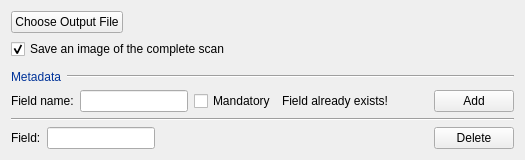
             <widget class="QFrame" name="gbFileOptions">
              <property name="frameShape">
               <enum>QFrame::NoFrame</enum>
              </property>
              <property name="frameShadow">
               <enum>QFrame::Raised</enum>
              </property>
              <layout class="QVBoxLayout" name="verticalLayout_18">
               <item>
                <layout class="QHBoxLayout" name="horizontalLayout_4">
                 <item>
                  <widget class="QPushButton" name="btnChooseFile">
                   <property name="font">
                    <font>
                     <pointsize>9</pointsize>
                    </font>
                   </property>
                   <property name="text">
                    <string>Choose Output File</string>
                   </property>
                  </widget>
                 </item>
                 <item>
                  <spacer name="horizontalSpacer_2">
                   <property name="orientation">
                    <enum>Qt::Horizontal</enum>
                   </property>
                   <property name="sizeType">
                    <enum>QSizePolicy::MinimumExpanding</enum>
                   </property>
                   <property name="sizeHint" stdset="0">
                    <size>
                     <width>40</width>
                     <height>20</height>
                    </size>
                   </property>
                  </spacer>
                 </item>
                </layout>
               </item>
               <item>
                <widget class="QCheckBox" name="chkSaveImage">
                 <property name="text">
                  <string>Save an image of the complete scan</string>
                 </property>
                 <property name="checked">
                  <bool>true</bool>
                 </property>
                </widget>
               </item>
               <item>
                <layout class="QHBoxLayout" name="horizontalLayout_34">
                 <property name="topMargin">
                  <number>5</number>
                 </property>
                 <item>
                  <widget class="QLabel" name="label_77">
                   <property name="sizePolicy">
                    <sizepolicy hsizetype="Maximum" vsizetype="Preferred">
                     <horstretch>0</horstretch>
                     <verstretch>0</verstretch>
                    </sizepolicy>
                   </property>
                   <property name="font">
                    <font>
                     <pointsize>9</pointsize>
                    </font>
                   </property>
                   <property name="styleSheet">
                    <string notr="true">::enabled {
color:#003399
}
::!enabled {
color: #6699EE;
}</string>
                   </property>
                   <property name="text">
                    <string>Metadata</string>
                   </property>
                  </widget>
                 </item>
                 <item>
                  <widget class="Line" name="line_26">
                   <property name="orientation">
                    <enum>Qt::Horizontal</enum>
                   </property>
                  </widget>
                 </item>
                </layout>
               </item>
               <item>
                <layout class="QHBoxLayout" name="horizontalLayout_6">
                 <item>
                  <widget class="QLabel" name="label_78">
                   <property name="text">
                    <string>Field name:</string>
                   </property>
                  </widget>
                 </item>
                 <item>
                  <widget class="QLineEdit" name="txtFieldName">
                   <property name="sizePolicy">
                    <sizepolicy hsizetype="Minimum" vsizetype="Fixed">
                     <horstretch>0</horstretch>
                     <verstretch>0</verstretch>
                    </sizepolicy>
                   </property>
                  </widget>
                 </item>
                 <item>
                  <widget class="QCheckBox" name="chkFieldMandatory">
                   <property name="text">
                    <string>Mandatory</string>
                   </property>
                  </widget>
                 </item>
                 <item>
                  <widget class="QLabel" name="lblMetadataError">
                   <property name="text">
                    <string>Field already exists!</string>
                   </property>
                  </widget>
                 </item>
                 <item>
                  <spacer name="horizontalSpacer_6">
                   <property name="orientation">
                    <enum>Qt::Horizontal</enum>
                   </property>
                   <property name="sizeHint" stdset="0">
                    <size>
                     <width>40</width>
                     <height>20</height>
                    </size>
                   </property>
                  </spacer>
                 </item>
                 <item>
                  <widget class="QPushButton" name="btnAddField">
                   <property name="text">
                    <string>Add</string>
                   </property>
                  </widget>
                 </item>
                </layout>
               </item>
               <item>
                <widget class="Line" name="line_5">
                 <property name="orientation">
                  <enum>Qt::Horizontal</enum>
                 </property>
                </widget>
               </item>
               <item>
                <layout class="QGridLayout" name="layoutMetadata">
                 <item row="0" column="1">
                  <widget class="QLineEdit" name="lineEdit_2">
                   <property name="sizePolicy">
                    <sizepolicy hsizetype="Maximum" vsizetype="Fixed">
                     <horstretch>0</horstretch>
                     <verstretch>0</verstretch>
                    </sizepolicy>
                   </property>
                  </widget>
                 </item>
                 <item row="0" column="2">
                  <spacer name="horizontalSpacer_15">
                   <property name="orientation">
                    <enum>Qt::Horizontal</enum>
                   </property>
                   <property name="sizeType">
                    <enum>QSizePolicy::MinimumExpanding</enum>
                   </property>
                   <property name="sizeHint" stdset="0">
                    <size>
                     <width>40</width>
                     <height>20</height>
                    </size>
                   </property>
                  </spacer>
                 </item>
                 <item row="0" column="3">
                  <widget class="QPushButton" name="pushButton_5">
                   <property name="text">
                    <string>Delete</string>
                   </property>
                  </widget>
                 </item>
                 <item row="0" column="0">
                  <widget class="QLabel" name="label_79">
                   <property name="sizePolicy">
                    <sizepolicy hsizetype="Minimum" vsizetype="Preferred">
                     <horstretch>0</horstretch>
                     <verstretch>0</verstretch>
                    </sizepolicy>
                   </property>
                   <property name="text">
                    <string>Field:</string>
                   </property>
                  </widget>
                 </item>
                </layout>
               </item>
              </layout>
             </widget>
